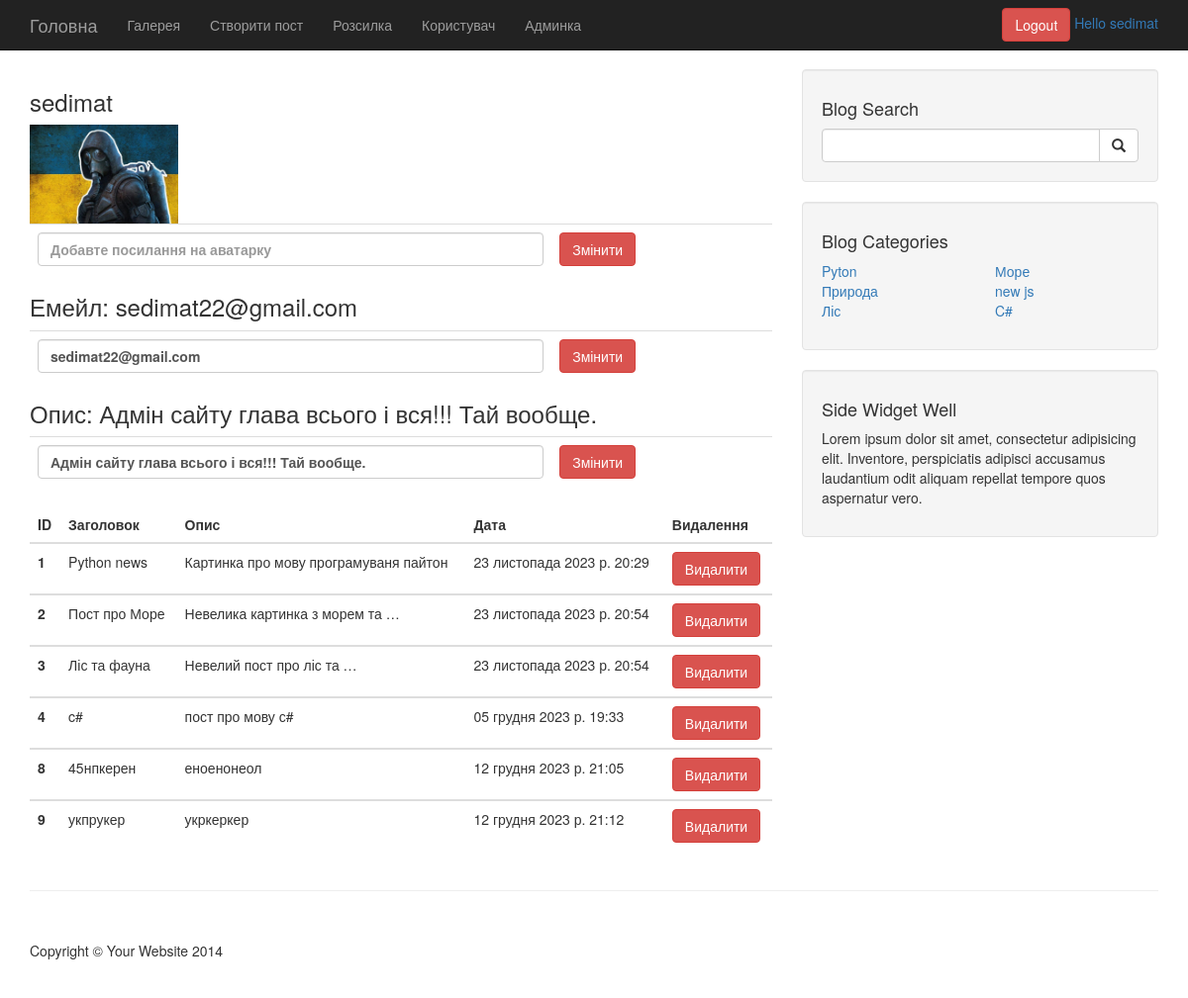
Page /user (signed in) on the committed database.
### blog/models.py (models this page shows, shortened)
class UserProfile(models.Model):
    user = models.OneToOneField(User, on_delete=models.CASCADE, verbose_name="Користувач")
    avatar = models.URLField(
        default="https://riotpixels.net/wp/wp-content/uploads/2019/06/Cyberpunk-2077_10-06-19.png",
        verbose_name="аватар")
    avatar2 = models.ImageField(upload_to='avatar',  default='avatar.png')
    description = models.TextField(verbose_name="Опис")
    class Meta:
        verbose_name = "Користувач"
        verbose_name_plural = "Користувачі"

class Post(models.Model):
    title = models.CharField(max_length=30, verbose_name="Заголовок")
    content = models.TextField(verbose_name="Опис")
    published_date = models.DateTimeField(auto_created=True, verbose_name="Час")
    category = models.ForeignKey(Category, on_delete=models.CASCADE, verbose_name="Категорія")
    user = models.ForeignKey(User, on_delete=models.CASCADE, verbose_name="Автор")
    tegs = models.ManyToManyField(Teg, blank=True, related_name='posts', verbose_name="Теги")
    img = models.ImageField(upload_to='img_post', default='post.png')
    poster = models.URLField(
        default="https://ecopolitic.com.ua/wp-content/uploads/2021/06/shutterstock_1017466240-900x300.jpg",
        verbose_name="Постер")
    class Meta:
        verbose_name = "Пост"
        verbose_name_plural = "Пости"

class Category(models.Model):
    name = models.CharField(max_length=30, verbose_name="Назва")
    class Meta:
        verbose_name = "Категорія"
        verbose_name_plural = "Категорії"

### blog/views.py (the view)
# urls.py: path("user", views.user, name='user'),
def user(request):
    if request.method == "POST":
        form = UserRegistrationForm(request.POST)
        form1 = UserProfileForm(request.POST)
        if form.is_valid():
            form.save()
            form = UserRegistrationForm()
            context = {"form": form}
            context.update(get_categories())
            a = "Ви успішно зареєструвались"
            return render(request, 'blog/user.html', context={"a": a})
        elif form1.is_valid():
            username = request.user.username
            user = User.objects.get(username=username)
            info = form1.save(commit=False)
            info.user = user
            info.save()
            return redirect('user')
        else:
            a = form.errors
            return render(request, 'blog/user.html', context={"a": a})
    else:
        if request.user.is_authenticated:
            username = request.user.username
            user = User.objects.get(username=username)
            posts = Post.objects.filter(user=user)
            try:
                info = UserProfile.objects.get(user=user)
                context = {
                    "user": user,
                    "info": info,
                    "status": False,
                    "posts": posts
                }
                context.update(get_categories())
                return render(request, 'blog/user.html', context=context)
            except UserProfile.DoesNotExist:
                error = "Добавте додадкову інформацію"
                form1 = UserProfileForm()
                context = {
                    "user": user,
                    "error": error,
                    "form1": form1,
                    "status": True
                }
                return render(request, 'blog/user.html', context=context)
        form = UserRegistrationForm()
        context = {"form": form}
        context.update(get_categories())
        return render(request, 'blog/user.html', context=context)

### blog/views.py (called while the page is built)
def get_categories():
    all = Category.objects.all()
    count = all.count()
    return {'cat1': all[:count / 2 + count % 2], 'cat2': all[count / 2 + count % 2:]}

### templates/blog/user.html (shortened to what this page needs)
{% extends "blog/base.html" %}
{% block content %}
{% if user.is_authenticated %}
<h3>{{ user.username }}</h3>
{% if not status %}
<img class="media-object" src="{{ info.avatar2.url }}" width="150">
<form action="{% url 'edit_user' user.id %}" method="post">
    <table class="table">
    <tr>
        <th scope="col"><input type="url" class="form-control" name="url" placeholder="Добавте посилання на аватарку"></th>
        <th scope="col"><button type="submit" class="btn btn-danger">Змінити</button></th>
    </tr>
    </table>
</form>
{% endif %}
<h3>Емейл: {{ user.email }}</h3>
{% if not status %}
<form action="{% url 'edit_user' user.id %}" method="post">
    <table class="table">
    <tr>
        <th scope="col"><input type="email" class="form-control" name="email" value="{{ user.email }}"></th>
        <th scope="col"><button type="submit" class="btn btn-danger">Змінити</button></th>
    </tr>
    </table>
</form>
{% endif %}
{% if not status %}
<h3>Опис: {{ info.description }}</h3>
<form action="{% url 'edit_user' user.id %}" method="post">
    <table class="table">
    <tr>
        <th scope="col"><input type="text" class="form-control" name="description" value="{{ info.description }}"></th>
        <th scope="col"><button type="submit" class="btn btn-danger">Змінити</button></th>
    </tr>
    </table>
</form>
{% endif %}
<table class="table">
    <thead>
    <tr>
        <th scope="col">ID</th>
        <th scope="col">Заголовок</th>
        <th scope="col">Опис</th>
        <th scope="col">Дата</th>
        <th scope="col">Видалення</th>
    </tr>
    </thead>
    {% for post in posts %}
    <tbody>
    <tr>
        <th scope="row">{{post.id}}</th>
        <td>{{post.title}}</td>
        <td>{{ post.content|truncatewords:5 }}</td>
        <td>{{ post.published_date }}</td>
        <td>
            <form action="{% url 'delete_post' post.id %}" method="post">
                <button type="submit" class="btn btn-danger">Видалити</button>
            </form>
        </td>
    </tr>
    </tbody>
    {% endfor %}
</table>
{% endif %}
{% endblock %}

### templates/blog/base.html (shortened to what this page needs)
<!DOCTYPE html>
<html lang="en">
<head>
    {% load static %}
    <link href="{% static 'blog/css/bootstrap.min.css'%}" rel="stylesheet">
    <link href="{% static 'blog/css/blog-home.css'%}" rel="stylesheet">
</head>
<body>
<nav class="navbar navbar-inverse navbar-fixed-top" role="navigation">
    <div class="container">
        <div class="navbar-header">
            <a class="navbar-brand" href="/">Головна</a>
        </div>
        <div class="collapse navbar-collapse" id="bs-example-navbar-collapse-1">
            <ul class="nav navbar-nav">
                <li>
                    <a href="{% url 'gallery' %}">Галерея</a>
                </li>
                {% if user.is_authenticated %}
                <li>
                    <a href="{% url 'create' %}">Створити пост</a>
                </li>
                {% endif %}
                <li>
                    <a href="{% url 'about' %}">Розсилка</a>
                </li>
                <li>
                    <a href="{% url 'user' %}">Користувач</a>
                </li>
                <li>
                    <a href="/admin">Админка</a>
                </li>
            </ul>
            {% include 'blog/toggle_login.html' %}
        </div>
    </div>
</nav>
<div class="container">
    <div class="row">
        <div class="col-md-8">
            {% block content %}
            {% endblock %}
        </div>
        <div class="col-md-4">
            <div class="well">
                <h4>Blog Search</h4>
                <form class="input-group" method="GET" action="{% url 'search' %}">
                    <input type="search" class="form-control" name="query">
                    <span class="input-group-btn">
                    <button class="btn btn-default" type="submit">
                        <span class="glyphicon glyphicon-search"></span>
                    </button>
                    </span>
                </form>
            </div>
            <div class="well">
                <h4>Blog Categories</h4>
                <div class="row">
                    <div class="col-lg-6">
                        <ul class="list-unstyled">
                            {% for cat in cat1 %}
                            <li>
                                <a href="{% url 'category' name=cat.name %}">{{cat.name}}</a>
                            </li>
                            {% endfor %}
                        </ul>
                    </div>
                    <div class="col-lg-6">
                        <ul class="list-unstyled">
                            {% for cat in cat2 %}
                            <li>
                                <a href="{% url 'category' name=cat.name %}">{{cat.name}}</a>
                            </li>
                            {% endfor %}
                        </ul>
                    </div>
                </div>
            </div>
            <div class="well">
                <h4>Side Widget Well</h4>
                <p>Lorem ipsum dolor sit amet, consectetur adipisicing elit. Inventore, perspiciatis adipisci accusamus
                    laudantium odit aliquam repellat tempore quos aspernatur vero.</p>
            </div>
        </div>
    </div>
    <hr>
    <footer>
        <div class="row">
            <div class="col-lg-12">
                <p>Copyright &copy; Your Website 2014</p>
            </div>
        </div>
    </footer>
</div>
</body>
</html>

### templates/blog/toggle_login.html (shortened to what this page needs)
{% if user.is_authenticated %}
<div class="navbar-form navbar-right">
    <a href="{% url 'logout' %}" class="btn btn-danger">Logout</a>
    <a href="{% url 'user' %}">Hello {{ user }}</a>
</div>
{% endif %}

### static/blog/css/blog-home.css (style rules this page uses)
body { padding-top: 70px; }
footer { margin: 50px 0; }

### rows in the picture
UserProfile: avatar2 (picture), description "Адмін сайту глава всього і вся!!! Тай вообще."
Post: id "1", title "Python news", content "Картинка про мову програмуваня пайтон", published_date "23 листопада 2023 р. 20:29"
Post: id "2", title "Пост про Море", content "Невелика картинка з морем та …", published_date "23 листопада 2023 р. 20:54"
Post: id "3", title "Ліс та фауна", content "Невелий пост про ліс та …", published_date "23 листопада 2023 р. 20:54"
Post: id "4", title "c#", content "пост про мову с#", published_date "05 грудня 2023 р. 19:33"
Post: id "8", title "45нпкерен", content "еноенонеол", published_date "12 грудня 2023 р. 21:05"
Post: id "9", title "укпрукер", content "укркеркер", published_date "12 грудня 2023 р. 21:12"
Category: name "Pyton"
Category: name "Природа"
Category: name "Ліс"
Category: name "Море"
Category: name "new js"
Category: name "C#"

### other values in the picture
{{ user }} "sedimat"
{{ user.username }} "sedimat"
{{ user.email }} "sedimat22@gmail.com"
